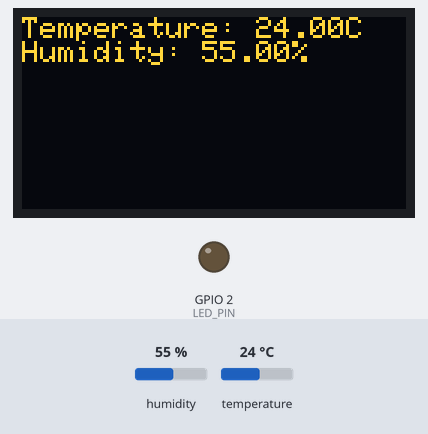
Bench run of a sketch on a simulated ESP32. Shown: 128×64 one-colour display, output pins drawn as LEDs (lit = HIGH). Inputs (shaded band) come from the test bench; at power-on: temperature 24 °C, humidity 55 %. The OLED is the two-colour kind (top 16 rows yellow); WiFi joins after 1.5 s; servers stay silent unless stated; what the sketch prints to the serial monitor is not drawn.

Above: at 3.0 s.
3.1 s: temperature set to 34.6 °C
At 6.0 s:
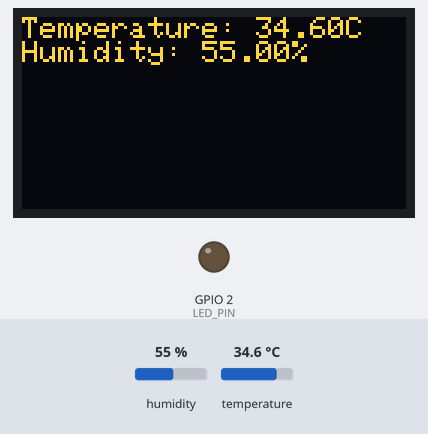
6.3 s: temperature set to 35.6 °C
At 8.3 s:
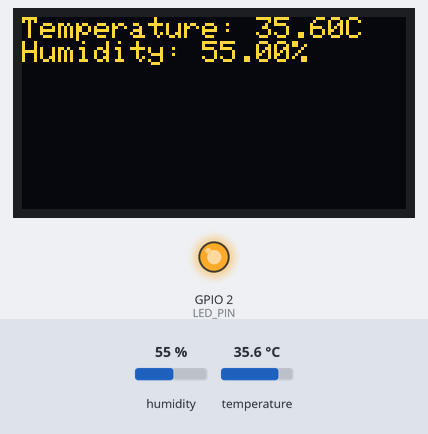
9.3 s: humidity set to 22 %
At 11.9 s:
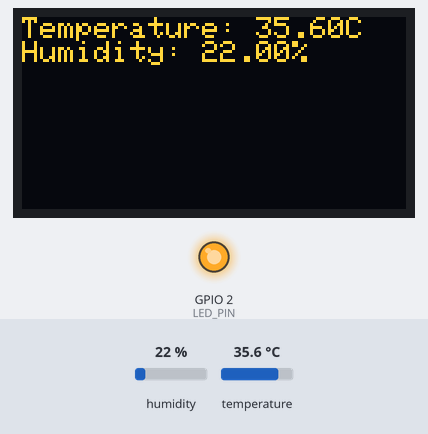
12.3 s: humidity set to 40 %
At 14.2 s:
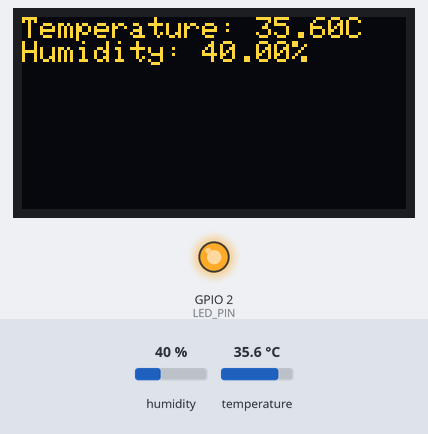
Timing chart, 0 to 15.7 s (numbered marks = the images above; inputs shaded):
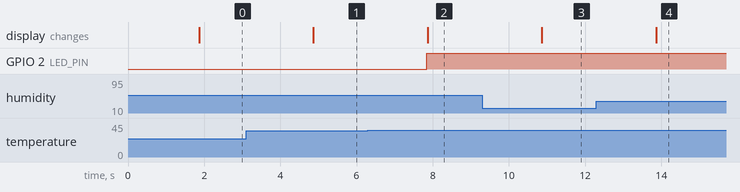

The sketch:

09_ESP32_DHT22_OLED_Blynk.ino
```cpp
#define BLYNK_TEMPLATE_ID "TMPL6exAg2JQx"
#define BLYNK_TEMPLATE_NAME "Sensor"
#define BLYNK_AUTH_TOKEN "mZ7HW-JvWPCc1N746xWchZnknhS0J1AD"

#include <DHT.h>
#include <Wire.h>
#include <Adafruit_GFX.h>
#include <Adafruit_SSD1306.h>
#include <WiFi.h>
#include <BlynkSimpleEsp32.h>

#define DHT_PIN 13
#define DHT_TYPE DHT22
#define LED_PIN 2
#define OLED_SDA_PIN 21
#define OLED_SCL_PIN 22
#define VIRTUAL_PIN_TEMP V4
#define VIRTUAL_PIN_HUM V5
#define INTERVAL 1000

#define SCREEN_ADDRESS 0x3C
#define SCREEN_WIDTH  128
#define SCREEN_HEIGHT 64

#define WIFI_SSID "USUNETA-IOT-DLCBLT4"
#define WIFI_PASSWORD "IoTDLCBLt4?"

DHT dht(DHT_PIN, DHT_TYPE);
Adafruit_SSD1306 display(SCREEN_WIDTH, SCREEN_HEIGHT, &Wire);

void setup() {
  Serial.begin(115200);
  pinMode(LED_PIN, OUTPUT);

  dht.begin();

  Wire.begin(OLED_SDA_PIN, OLED_SCL_PIN);

  if (!display.begin(SSD1306_SWITCHCAPVCC, SCREEN_ADDRESS)) {
    Serial.println("OLED SSD1306 tidak terdeteksi. Periksa wiring & alamat I2C!");
    while (true) { delay(10); } // berhenti di sini
  }

  display.clearDisplay();
  display.setTextSize(1);
  display.setTextColor(SSD1306_WHITE);
  display.setCursor(0, 0);

  Blynk.begin(BLYNK_AUTH_TOKEN, WIFI_SSID, WIFI_PASSWORD);
}

uint32_t previousMillis = 0, currentMillis;
float humidity, temperature;

void loop() {
  Blynk.run();
  currentMillis = millis();
  if (currentMillis - previousMillis >= INTERVAL) {
    previousMillis = currentMillis;

    humidity = dht.readHumidity(); // Membaca kelembaban
    temperature = dht.readTemperature(); // Membaca suhu dalam Celcius

    // Cek apakah pembacaan berhasil
    if (isnan(humidity) || isnan(temperature)) {
      Serial.println("Gagal membaca dari sensor DHT!");
      return;
    }

    if (temperature >= 35) {
      digitalWrite(LED_PIN, HIGH);
    } else {
      digitalWrite(LED_PIN, LOW);
    }

    Serial.print("Kelembaban: ");
    Serial.print(humidity);
    Serial.print("%\t");
    Serial.print("Suhu: ");
    Serial.print(temperature);
    Serial.println("°C");

    display.clearDisplay();
    display.setCursor(0, 0);
    display.print("Temperature: ");
    display.print(temperature);
    display.println("C");
    display.print("Humidity: ");
    display.print(humidity);
    display.println("%");
    display.display();

    Blynk.virtualWrite(VIRTUAL_PIN_TEMP, temperature);
    Blynk.virtualWrite(VIRTUAL_PIN_HUM, humidity);
  }
}
```

Measured:
- the behaviour switches between 34.9 and 35 °C on temperature (found by bisection; images 1 and 2)
- after the input at 3.1 s, the display: changes after 1.8 s (image 1)
- after the input at 6.3 s, GPIO 2 (LED_PIN): LOW → HIGH after 1.5 s; the display: changes after 1.6 s (image 2)
- after the input at 9.3 s, the display: changes after 1.6 s (image 3)
- after the input at 12.3 s, the display: changes after 1.6 s (image 4)
